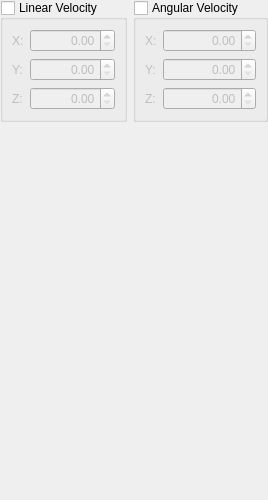
     <widget class="QWidget" name="pageWaterCurrents">
      <layout class="QGridLayout" name="gridLayout_33">
       <property name="leftMargin">
        <number>0</number>
       </property>
       <property name="topMargin">
        <number>0</number>
       </property>
       <property name="rightMargin">
        <number>0</number>
       </property>
       <property name="bottomMargin">
        <number>0</number>
       </property>
       <item row="0" column="0">
        <widget class="QGroupBox" name="xWaterCurrentsVelLinear">
         <property name="title">
          <string>Linear Velocity</string>
         </property>
         <property name="checkable">
          <bool>true</bool>
         </property>
         <property name="checked">
          <bool>false</bool>
         </property>
         <layout class="QGridLayout" name="gridLayout_31" columnstretch="0,1">
          <item row="2" column="0">
           <widget class="QLabel" name="label_43">
            <property name="text">
             <string>Z:</string>
            </property>
            <property name="buddy">
             <cstring>xWaterCurrentsVelLinearZ</cstring>
            </property>
           </widget>
          </item>
          <item row="0" column="1">
           <widget class="QDoubleSpinBox" name="xWaterCurrentsVelLinearX">
            <property name="alignment">
             <set>Qt::AlignRight|Qt::AlignTrailing|Qt::AlignVCenter</set>
            </property>
           </widget>
          </item>
          <item row="0" column="0">
           <widget class="QLabel" name="label_41">
            <property name="text">
             <string>X:</string>
            </property>
            <property name="buddy">
             <cstring>xWaterCurrentsVelLinearX</cstring>
            </property>
           </widget>
          </item>
          <item row="1" column="1">
           <widget class="QDoubleSpinBox" name="xWaterCurrentsVelLinearY">
            <property name="alignment">
             <set>Qt::AlignRight|Qt::AlignTrailing|Qt::AlignVCenter</set>
            </property>
           </widget>
          </item>
          <item row="1" column="0">
           <widget class="QLabel" name="label_42">
            <property name="text">
             <string>Y:</string>
            </property>
            <property name="buddy">
             <cstring>xWaterCurrentsVelLinearY</cstring>
            </property>
           </widget>
          </item>
          <item row="2" column="1">
           <widget class="QDoubleSpinBox" name="xWaterCurrentsVelLinearZ">
            <property name="alignment">
             <set>Qt::AlignRight|Qt::AlignTrailing|Qt::AlignVCenter</set>
            </property>
           </widget>
          </item>
         </layout>
        </widget>
       </item>
       <item row="0" column="1">
        <widget class="QGroupBox" name="xWaterCurrentsVelAngular">
         <property name="title">
          <string>Angular Velocity</string>
         </property>
         <property name="checkable">
          <bool>true</bool>
         </property>
         <property name="checked">
          <bool>false</bool>
         </property>
         <layout class="QGridLayout" name="gridLayout_32" columnstretch="0,1">
          <item row="2" column="0">
           <widget class="QLabel" name="label_44">
            <property name="text">
             <string>Z:</string>
            </property>
            <property name="buddy">
             <cstring>xWaterCurrentsVelAngularZ</cstring>
            </property>
           </widget>
          </item>
          <item row="0" column="0">
           <widget class="QLabel" name="label_45">
            <property name="text">
             <string>X:</string>
            </property>
            <property name="buddy">
             <cstring>xWaterCurrentsVelAngularX</cstring>
            </property>
           </widget>
          </item>
          <item row="1" column="0">
           <widget class="QLabel" name="label_46">
            <property name="text">
             <string>Y:</string>
            </property>
            <property name="buddy">
             <cstring>xWaterCurrentsVelAngularY</cstring>
            </property>
           </widget>
          </item>
          <item row="0" column="1">
           <widget class="QDoubleSpinBox" name="xWaterCurrentsVelAngularX">
            <property name="alignment">
             <set>Qt::AlignRight|Qt::AlignTrailing|Qt::AlignVCenter</set>
            </property>
           </widget>
          </item>
          <item row="1" column="1">
           <widget class="QDoubleSpinBox" name="xWaterCurrentsVelAngularY">
            <property name="alignment">
             <set>Qt::AlignRight|Qt::AlignTrailing|Qt::AlignVCenter</set>
            </property>
           </widget>
          </item>
          <item row="2" column="1">
           <widget class="QDoubleSpinBox" name="xWaterCurrentsVelAngularZ">
            <property name="alignment">
             <set>Qt::AlignRight|Qt::AlignTrailing|Qt::AlignVCenter</set>
            </property>
           </widget>
          </item>
         </layout>
        </widget>
       </item>
       <item row="1" column="0">
        <spacer name="verticalSpacer_13">
         <property name="orientation">
          <enum>Qt::Vertical</enum>
         </property>
         <property name="sizeHint" stdset="0">
          <size>
           <width>20</width>
           <height>378</height>
          </size>
         </property>
        </spacer>
       </item>
      </layout>
     </widget>
